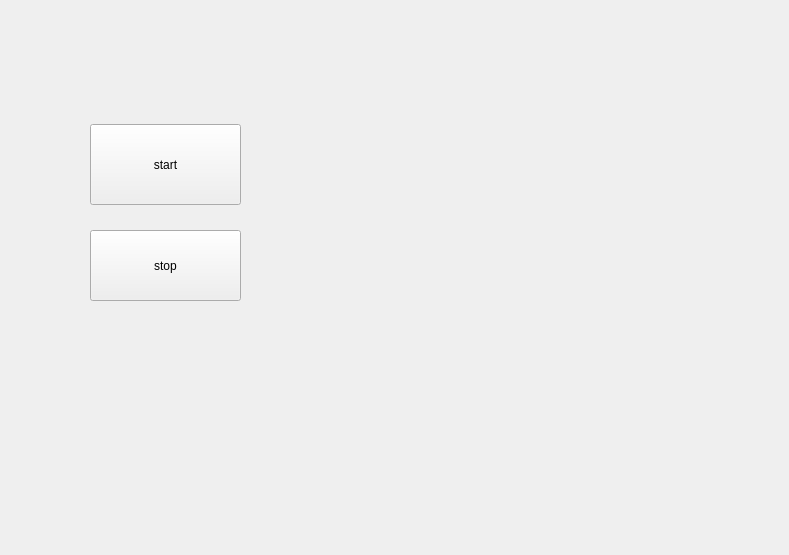
<?xml version="1.0" encoding="UTF-8"?>
<ui version="4.0">
 <class>Form</class>
 <widget class="QWidget" name="Form">
  <property name="geometry">
   <rect>
    <x>0</x>
    <y>0</y>
    <width>789</width>
    <height>555</height>
   </rect>
  </property>
  <property name="windowTitle">
   <string>Form</string>
  </property>
  <widget class="QPushButton" name="pushButton_start">
   <property name="geometry">
    <rect>
     <x>90</x>
     <y>124</y>
     <width>151</width>
     <height>81</height>
    </rect>
   </property>
   <property name="styleSheet">
    <string notr="true">font: 20pt &quot;Ubuntu&quot;;</string>
   </property>
   <property name="text">
    <string>start</string>
   </property>
  </widget>
  <widget class="QLabel" name="label_result">
   <property name="geometry">
    <rect>
     <x>250</x>
     <y>110</y>
     <width>281</width>
     <height>181</height>
    </rect>
   </property>
   <property name="styleSheet">
    <string notr="true">font: 27pt &quot;Ubuntu&quot;;
color: rgb(239, 41, 41);</string>
   </property>
   <property name="text">
    <string/>
   </property>
  </widget>
  <widget class="QPushButton" name="pushButton_stop">
   <property name="geometry">
    <rect>
     <x>90</x>
     <y>230</y>
     <width>151</width>
     <height>71</height>
    </rect>
   </property>
   <property name="styleSheet">
    <string notr="true">font: 20pt &quot;Ubuntu&quot;;</string>
   </property>
   <property name="text">
    <string>stop</string>
   </property>
  </widget>
 </widget>
 <resources/>
 <connections/>
</ui>
